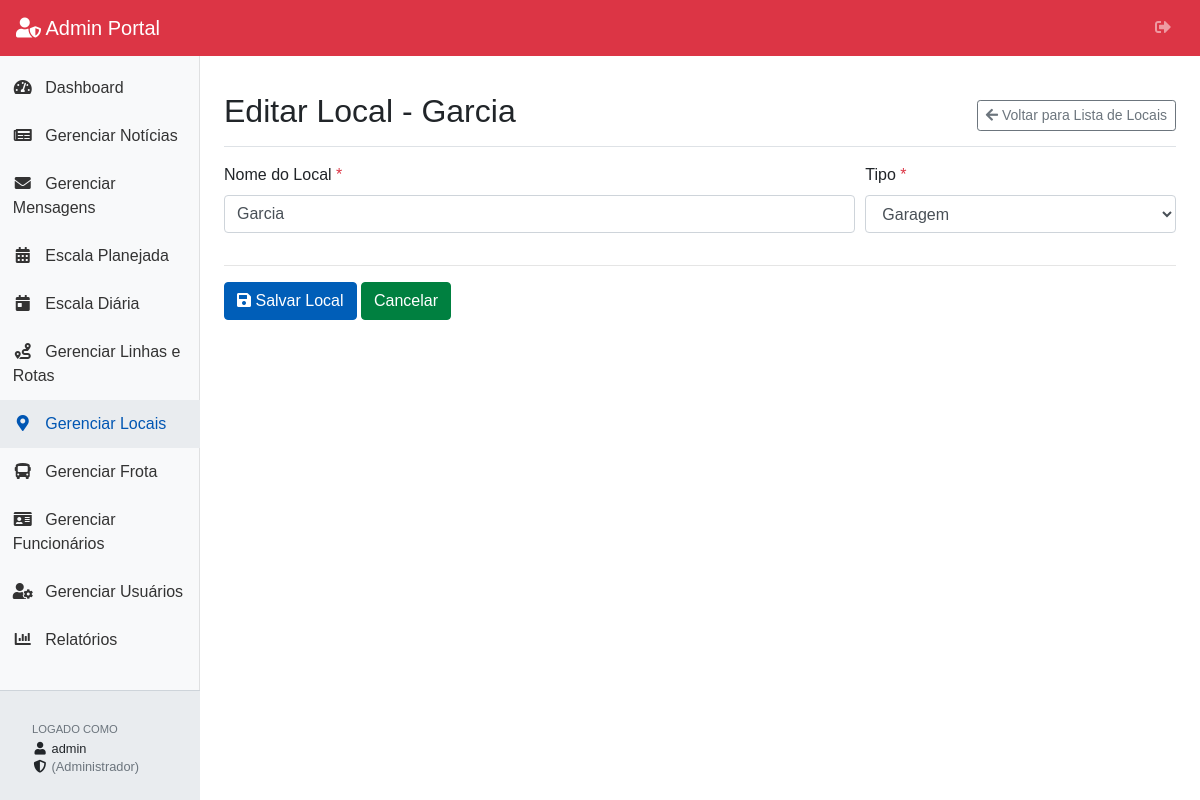
The app's page /portal/admin/local_formulario.php?id=1 (signed in) with its own data.
### tables this page shows
CREATE TABLE `locais` (
  `id` int(11) NOT NULL,
  `nome` varchar(150) NOT NULL,
  `tipo` varchar(50) DEFAULT NULL,
  `imagem_path` varchar(255) DEFAULT NULL
);

### portal/admin/local_formulario.php (the view, shortened to what this page needs)
<?php
require_once '../db_config.php';
$nome_local_form = '';
$tipo_local_form = '';
$page_title_action = 'Adicionar Novo Local';
$tipos_locais_disponiveis = ['Garagem', 'Terminal', 'Ponto', 'CIOP'];
$params_retorno_lista = [];
$query_string_retorno = http_build_query($params_retorno_lista);
$link_voltar_lista = 'locais_listar.php' . ($query_string_retorno ? '?' . $query_string_retorno : '');
if (isset($_GET['id']) && filter_var($_GET['id'], FILTER_VALIDATE_INT)) {
    $local_id_edicao = (int)$_GET['id'];
    $page_title_action = 'Editar Local';
    if ($pdo) {
        try {
            $stmt = $pdo->prepare("SELECT nome, tipo FROM locais WHERE id = :id");
            $stmt->bindParam(':id', $local_id_edicao, PDO::PARAM_INT);
            $stmt->execute();
            $local_db_data = $stmt->fetch(PDO::FETCH_ASSOC);
            if ($local_db_data) {
                $nome_local_form = $local_db_data['nome'];
                $tipo_local_form = $local_db_data['tipo'];
                $page_title_action .= ' - ' . htmlspecialchars($nome_local_form);
            } else {
                $_SESSION['admin_error_message'] = "Local ID {$local_id_edicao} não encontrado para edição.";
                header('Location: ' . $link_voltar_lista);
                exit;
            }
        } catch (PDOException $e) {
            error_log("Erro ao buscar local para edição (ID: {$local_id_edicao}): " . $e->getMessage());
            $_SESSION['admin_error_message'] = "Erro ao carregar dados do local para edição.";
            header('Location: ' . $link_voltar_lista);
            exit;
        }
    } else {
        $_SESSION['admin_error_message'] = "Falha na conexão com o banco ao tentar carregar local para edição.";
        header('Location: ' . $link_voltar_lista);
        exit;
    }
}
require_once 'admin_header.php';
?>
<div class="d-flex justify-content-between flex-wrap flex-md-nowrap align-items-center pt-3 pb-2 mb-3 border-bottom">
    <h1 class="h2"><?php echo htmlspecialchars($page_title_action); ?></h1>
    <a href="<?php echo $link_voltar_lista; ?>" class="btn btn-sm btn-outline-secondary">
        <i class="fas fa-arrow-left"></i> Voltar para Lista de Locais
    </a>
</div>
<form action="local_processa.php<?php echo ($query_string_retorno ? '?' . $query_string_retorno : ''); ?>" method="POST" id="form-local">
    <div class="form-row">
        <div class="form-group col-md-8">
            <label for="nome_local">Nome do Local <span class="text-danger">*</span></label>
            <input type="text" class="form-control" id="nome_local" name="nome_local" value="<?php echo htmlspecialchars($nome_local_form); ?>" required maxlength="150">
        </div>
        <div class="form-group col-md-4">
            <label for="tipo_local">Tipo <span class="text-danger">*</span></label>
            <select class="form-control" id="tipo_local" name="tipo_local" required>
                <?php foreach ($tipos_locais_disponiveis as $tipo_disp): ?>
                    <option value="<?php echo htmlspecialchars($tipo_disp); ?>" <?php echo ($tipo_local_form == $tipo_disp) ? 'selected' : ''; ?>>
                        <?php echo htmlspecialchars($tipo_disp); ?>
                    </option>
                <?php endforeach; ?>
            </select>
        </div>
    </div>
    <hr>
    <button type="submit" name="salvar_local" class="btn btn-primary"><i class="fas fa-save"></i> Salvar Local</button>
    <a href="<?php echo $link_voltar_lista; ?>" class="btn btn-secondary">Cancelar</a>
</form>
<?php
require_once 'admin_footer.php';
?>

### portal/admin/admin_style.css (style rules this page uses)
body { padding-top: 56px; }

### portal/style.css (style rules this page uses)
:root { --cmtu-azul: #005EB8; --cmtu-amarelo: #FFDA29; --cmtu-verde: #008040; --cmtu-vermelho: #E60012; }
body { font-family: sans-serif; }
.btn-primary { background-color: var(--cmtu-azul); border-color: var(--cmtu-azul); color: #ffffff; transition: background-color 0.2s ease-in-out, border-color 0.2s ease-in-out; }
.btn-secondary { background-color: var(--cmtu-verde); border-color: var(--cmtu-verde); color: #ffffff; transition: background-color 0.2s ease-in-out, border-color 0.2s ease-in-out; }

### records on screen
locais: nome "Editar Local - Garcia", nome_local "Garcia", tipo_local "Garagem"

### other values on screen
$admin_username_logado "admin"
$admin_nivel_acesso_logado "Administrador"
